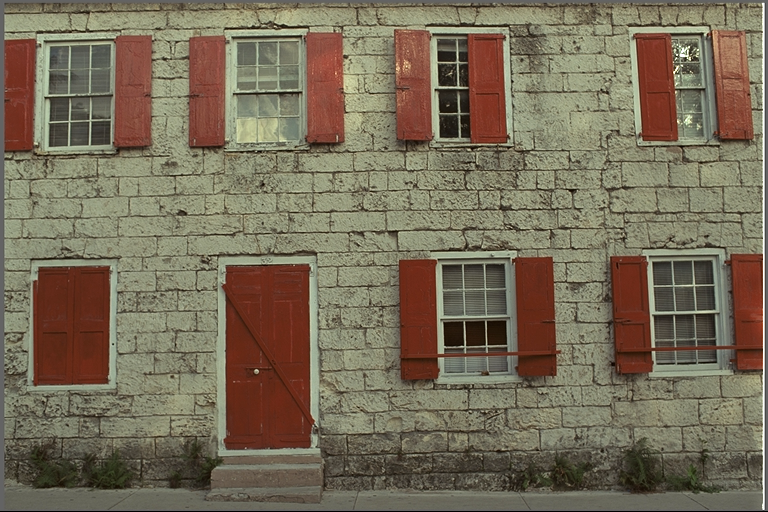
#> input picture images/01.png, 768 x 512 px; its folder holds only this picture in this run
$ python main.py
#> lines starting #> are read from the running program, lines starting #| are printed output that depends on the picture
### filters/gaussian_blur.py
import cv2

def apply_gaussian_blur(image, sigma_s):
    # Kích thước kernel tính dựa trên sigma_s
    k_size = int(sigma_s * 3) | 1 # Đảm bảo là số lẻ
    return cv2.GaussianBlur(image, (k_size, k_size), sigma_s)

### filters/standard_bilateral.py
import cv2


def apply_standard_bilateral(image, sigma_s, sigma_r):
    """
    Áp dụng bộ lọc Bilateral tiêu chuẩn làm Ground Truth để tính toán PSNR.
    - image: Ảnh đầu vào (uint8, BGR hoặc RGB)
    - sigma_s: Độ lệch chuẩn không gian (Spatial sigma)
    - sigma_r: Độ lệch chuẩn dải màu (Range sigma, dải từ 0.0 đến 1.0)
    """
    sigma_color_uint8 = float(sigma_r * 255.0)
    d = -1
    return cv2.bilateralFilter(
        src=image,
        d=d,
        sigmaColor=sigma_color_uint8,
        sigmaSpace=float(sigma_s)
    )

### filters/constant_time_bilateral.py
"""
Constant Time Bilateral Filtering for Color Images
Triển khai chuẩn theo bài báo:
  Tu et al., "Constant Time Bilateral Filtering for Color Images", ICIP 2016

Ba giai đoạn theo Mục 3:
  Stage 1 — Adaptive Poisson Disk Sampling (Mục 3.2)
  Stage 2 — O(1) Spatial Filtering (Mục 3.3)
  Stage 3 — Interpolation theo Eq. 9 (Mục 3.4)
"""

import numpy as np
import cv2
from scipy.spatial import KDTree


class ConstantTimeBilateral:
    """
    Tham số
    -------
    n_samples : int
        Số màu mẫu (bài báo: 20 mẫu là đủ cho chất lượng tốt, Mục 4.1)
    filter_radius : int
        Bán kính lọc không gian r — kích thước cửa sổ = 2*r+1 (Mục 3.3)
    sigma_r : float
        Tham số range kernel (chuẩn hóa về [0,1]), Eq. 2
    spatial_filter : str
        'box' hoặc 'gaussian' — bài báo hỗ trợ cả hai (Mục 3.3)
    """

    def __init__(
        self,
        n_samples: int = 20,
        filter_radius: int = 15,
        sigma_r: float = 0.1,
        spatial_filter: str = "box",
    ):
        self.n_samples = n_samples
        self.filter_radius = filter_radius
        self.sigma_r = sigma_r
        self.spatial_filter = spatial_filter

    # ------------------------------------------------------------------
    # Stage 1: Adaptive Poisson Disk Sampling (Mục 3.2)
    # ------------------------------------------------------------------
    def _poisson_disk_sampling(self, img_f: np.ndarray) -> np.ndarray:
        """
        Lấy mẫu màu thích ứng từ phân phối màu thực của ảnh.

        Thuật toán đúng theo bài báo:
        - Lấy TOÀN BỘ màu ảnh làm pool (không lấy thưa).
        - Thử nhiều ứng viên ngẫu nhiên từ pool trước khi giảm r_s.
        - Chỉ giảm r_s khi đã thử MAX_ATTEMPTS lần mà không tìm được
          ứng viên hợp lệ nào (pool bão hòa tại r_s hiện tại).
        - Số mẫu không bị giới hạn bởi N^3 như [7] (ưu điểm bài báo).
        """
        # Lấy toàn bộ màu duy nhất của ảnh làm pool
        pixels = img_f.reshape(-1, 3)
        unique_colors = np.unique(pixels, axis=0)  # (M, 3)

        samples = []
        rs = 0.5          # Bán kính đĩa Poisson khởi đầu
        MAX_ATTEMPTS = 30  # Số lần thử tối đa trước khi giảm r_s

        while len(samples) < self.n_samples and rs > 1e-4:
            accepted = False
            for _ in range(MAX_ATTEMPTS):
                idx = np.random.randint(len(unique_colors))
                candidate = unique_colors[idx]

                # Chấp nhận nếu cách mọi mẫu đã có > 2*r_s (Mục 3.2)
                if len(samples) == 0:
                    samples.append(candidate)
                    accepted = True
                    break
                dists = np.linalg.norm(
                    np.array(samples, dtype=np.float32) - candidate, axis=1
                )
                if np.all(dists > 2 * rs):
                    samples.append(candidate)
                    accepted = True
                    break

            # Chỉ giảm r_s khi pool đã bão hòa (không tìm được mẫu mới)
            if not accepted:
                rs *= 0.9

        # Fallback an toàn: nếu ảnh có quá ít màu duy nhất
        # → lặp lại các màu có sẵn để đủ n_samples
        if len(samples) < self.n_samples:
            rng = np.random.default_rng(0)
            extra_idx = rng.choice(
                len(unique_colors),
                size=self.n_samples - len(samples),
                replace=True,
            )
            for i in extra_idx:
                samples.append(unique_colors[i])

        return np.array(samples[: self.n_samples], dtype=np.float32)  # (n_samples, 3)

    # ------------------------------------------------------------------
    # Stage 2: O(1) Spatial Filtering (Mục 3.3, Eq. 3 & 4)
    # ------------------------------------------------------------------
    def _spatial_filter(self, src: np.ndarray) -> np.ndarray:
        """
        Lọc không gian O(1).

        Bài báo hỗ trợ hai loại (Mục 3.3):
          - Box filter   : O(1) qua integral image
          - Gaussian IIR : O(1) qua IIR recursive filter

        Kernel size đúng: (2*r+1) × (2*r+1) với r = filter_radius.
        KHÔNG dùng sigma_s làm kích thước kernel.
        """
        ksize = 2 * self.filter_radius + 1

        if self.spatial_filter == "box":
            # cv2.boxFilter với normalize=True ≡ box filter chuẩn
            return cv2.boxFilter(
                src, ddepth=-1, ksize=(ksize, ksize),
                borderType=cv2.BORDER_REFLECT,
            )
        else:
            # Gaussian IIR — sigma_s là độ lệch chuẩn không gian
            sigma_s = self.filter_radius / 3.0  # quy ước: r ≈ 3*sigma
            return cv2.GaussianBlur(
                src, ksize=(0, 0), sigmaX=sigma_s,
                borderType=cv2.BORDER_REFLECT,
            )

    def _compute_filter_stacks(
        self, img_f: np.ndarray, sampled_colors: np.ndarray
    ):
        """
        Tính J_k và W_k cho mọi màu mẫu k (Eq. 3 & 4).

          J_k(p) = Σ_q  g_s(p,q) · g_r(k, I(q)) · I(q)   [Eq. 3]
          W_k(p) = Σ_q  g_s(p,q) · g_r(k, I(q))            [Eq. 4]

        Với g_r(k, I(q)) = exp( -||k - I(q)||² / 2σ_r² )   [Eq. 2]

        Vectorized hoàn toàn trên trục mẫu để tránh Python loop
        khi tính range kernel; chỉ loop khi gọi spatial filter
        (không thể vector hóa cv2 trên batch).
        """
        h, w, c = img_f.shape
        n_k = len(sampled_colors)

        # Range kernel: (h, w, n_k)
        # ||I(q) - k||² với k là từng màu mẫu
        diff = img_f[:, :, None, :] - sampled_colors[None, None, :, :]  # (h,w,n_k,3)
        dist_sq = np.sum(diff ** 2, axis=3)                              # (h,w,n_k)
        gr_stack = np.exp(-dist_sq / (2.0 * self.sigma_r ** 2))          # (h,w,n_k)

        j_stack = np.empty((h, w, n_k, c), dtype=np.float32)
        w_stack = np.empty((h, w, n_k),    dtype=np.float32)

        for idx in range(n_k):
            gr = gr_stack[:, :, idx].astype(np.float32)          # (h,w)
            # J_k = g_s * (g_r · I)  — lọc không gian trên ảnh đã nhân g_r
            j_stack[:, :, idx, :] = self._spatial_filter(
                (img_f * gr[:, :, None]).astype(np.float32)
            )
            # W_k = g_s * g_r        — lọc không gian trên g_r đơn thuần
            w_stack[:, :, idx] = self._spatial_filter(gr)

        return j_stack, w_stack  # (h,w,n_k,c), (h,w,n_k)

    # ------------------------------------------------------------------
    # Stage 3: Interpolation — Eq. 9 (Mục 3.4)
    # ------------------------------------------------------------------
    def _interpolate(
        self,
        img_f: np.ndarray,
        sampled_colors: np.ndarray,
        j_stack: np.ndarray,
        w_stack: np.ndarray,
    ) -> np.ndarray:
        """
        Nội suy kết quả lọc theo Eq. 9:

          I_F(p) = Σ_i  ω_i · [J_{k_i}(p) / W_{k_i}(p)]
                   ─────────────────────────────────────────
                              Σ_i  ω_i

        trong đó:
          - k_1..k_4  : 4 màu mẫu gần nhất với I(p) trong không gian màu
          - d_i       : khoảng cách Euclidean từ I(p) đến k_i
          - d_min     : min(d_1, d_2, d_3, d_4)
          - ω_i       = exp( −d_i / (2 · d_min) )     ← ĐÚNG theo bài báo

        Ghi chú quan trọng về ω_i:
          Bài báo viết: ω_i = exp(−d_i / 2·d_min)
          → dùng d (khoảng cách thực), KHÔNG dùng d² hay d_min².
        """
        h, w, c = img_f.shape

        # Tìm 4 màu mẫu gần nhất qua KDTree (khoảng cách Euclidean, p=2)
        tree = KDTree(sampled_colors)
        dists, indices = tree.query(img_f.reshape(-1, 3), k=4, p=2)
        # dists, indices: (h*w, 4)

        dists   = dists.reshape(h, w, 4).astype(np.float32)    # (h,w,4)
        indices = indices.reshape(h, w, 4)                      # (h,w,4)

        # Trọng số ω_i theo đúng bài báo: exp(−d_i / 2·d_min)
        d_min = dists[:, :, 0:1] + 1e-8                         # (h,w,1)
        omega = np.exp(-dists / (2.0 * d_min))                  # (h,w,4)

        # Advanced indexing: lấy J_{k_i} và W_{k_i} cho mọi pixel cùng lúc
        gi = np.arange(h)[:, None, None]   # (h,1,1)
        gj = np.arange(w)[None, :, None]   # (1,w,1)

        j_sel = j_stack[gi, gj, indices]   # (h,w,4,c)
        w_sel = w_stack[gi, gj, indices]   # (h,w,4)

        # Tính J_k / W_k cho từng trong 4 thành phần — Eq. 9
        # w_sel thêm chiều cuối để broadcast với j_sel
        component = j_sel / (w_sel[:, :, :, None] + 1e-8)      # (h,w,4,c)

        # Tổng có trọng số: Σ ω_i · (J_ki / W_ki)
        numerator   = np.sum(component * omega[:, :, :, None], axis=2)  # (h,w,c)
        denominator = np.sum(omega, axis=2, keepdims=True)               # (h,w,1)

        return numerator / (denominator + 1e-8)                          # (h,w,c)

    # ------------------------------------------------------------------
    # Hàm chính
    # ------------------------------------------------------------------
    def apply(self, image: np.ndarray) -> np.ndarray:
        """
        Áp dụng O(1) bilateral filter lên ảnh màu BGR (uint8).

        Trả về ảnh đã lọc, cùng dtype và shape với input.
        """
        img_f = image.astype(np.float32) / 255.0  # chuẩn hóa về [0,1]

        # Stage 1
        sampled_colors = self._poisson_disk_sampling(img_f)

        # Stage 2
        j_stack, w_stack = self._compute_filter_stacks(img_f, sampled_colors)

        # Stage 3
        result_f = self._interpolate(img_f, sampled_colors, j_stack, w_stack)

        return (np.clip(result_f, 0.0, 1.0) * 255).astype(np.uint8)

### main.py
import cv2
import numpy as np
import time
import os
import csv
from datetime import datetime
from skimage.metrics import peak_signal_noise_ratio as psnr
from skimage.metrics import structural_similarity as ssim
from filters.constant_time_bilateral import ConstantTimeBilateral
from filters.standard_bilateral import apply_standard_bilateral
from filters.gaussian_blur import apply_gaussian_blur


def main():
    input_dir = 'images'
    output_dir = 'results'
    os.makedirs(output_dir, exist_ok=True)

    # Cấu hình tham số bộ lọc
    S_S = 35
    S_R = 0.08

    img_files = [f for f in os.listdir(input_dir) if f.lower().endswith(('.png', '.jpg', '.jpeg'))]
    ct_bilateral = ConstantTimeBilateral(n_samples=20, filter_radius=S_S, sigma_r=S_R)

    # --- CẤU HÌNH FILE CSV BỔ SUNG CÁC CỘT ĐỘ CHÍNH XÁC ---
    csv_file_path = os.path.join(output_dir, 'csv/complete_benchmark.csv')
    csv_headers = [
        "Timestamp", "Image_Name", "Sigma_S", "Sigma_R",
        "Gaussian_Time (s)", "Standard_Time (s)", "O1_Paper_Time (s)",
        "O1_vs_Standard_PSNR (dB)", "O1_vs_Standard_SSIM"
    ]

    # Tạo thư mục csv nếu chưa tồn tại
    os.makedirs(os.path.dirname(csv_file_path), exist_ok=True)
    with open(csv_file_path, mode='w', newline='', encoding='utf-8') as f:
        writer = csv.writer(f)
        writer.writerow(csv_headers)
    # -----------------------------------------------------

    # Header cho Console
    print("\n" + "=" * 120)
    print(
        f"{'IMAGE NAME':<20} | {'GAUSSIAN':<12} | {'STANDARD':<12} | {'O(1) PAPER':<12} | {'PSNR (O1)':<12} | {'SSIM (O1)':<12}")
    print("-" * 120)

    for f_name in img_files:
        img = cv2.imread(os.path.join(input_dir, f_name))
#> img is the input picture: shape (512, 768, 3); mean B, G, R 88.4, 108.7, 119.8
        if img is None:
            continue
        img_rgb = cv2.cvtColor(img, cv2.COLOR_BGR2RGB)

        # 1. Thực thi thuật toán Gaussian Blur và đo thời gian
        t1 = time.time()
        res_gaussian = apply_gaussian_blur(img, S_S)
#> in apply_gaussian_blur, `return cv2.GaussianBlur(image, (k_size, k_size), sigma_s)`:
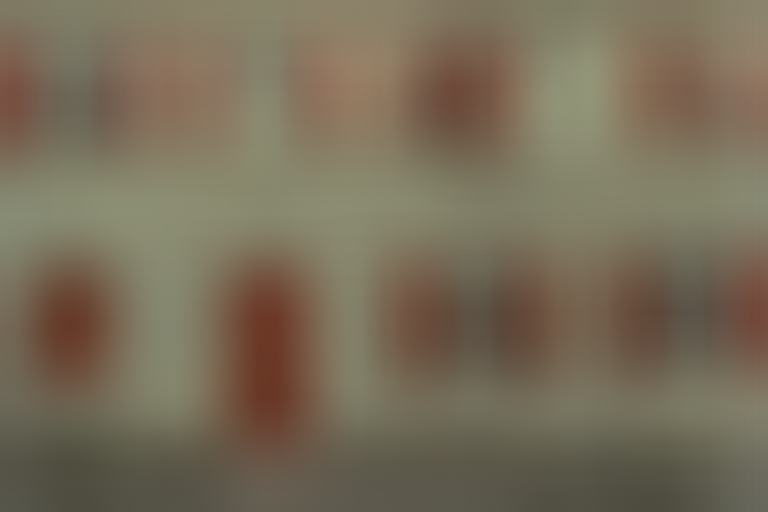
#> returned value: shape (512, 768, 3); mean of channels 0, 1, 2 88.4, 108.9, 119.9; drawn as B, G, R
        dt_g = time.time() - t1

        # 2. Thực thi thuật toán Standard Bilateral Filter và đo thời gian (Làm Ground Truth)
        t2 = time.time()
        res_standard = apply_standard_bilateral(img, S_S, S_R)
        dt_s = time.time() - t2

        # 3. Thực thi thuật toán Constant Time O(1) Bilateral Filter và đo thời gian
        t3 = time.time()
        res_o1_rgb = ct_bilateral.apply(img_rgb)
#> after the loop in _poisson_disk_sampling, `while len(samples) < self.n_samples and rs > 1e-4:`: rs = 0.0492; samples = 20 items, first 6: [0.271, 0.235, 0.216], [0.855, 0.886, 0.757], [0.58, 0.537, 0.424], [0.565, 0.235, 0.157], [0.0863, 0.0431, 0.00784], [0.384, 0.118, 0.051]
#> in apply, `sampled_colors = self._poisson_disk_sampling(img_f)`: sampled_colors = 20 rows, first 8: [0.271, 0.235, 0.216], [0.855, 0.886, 0.757], [0.58, 0.537, 0.424], [0.565, 0.235, 0.157], [0.0863, 0.0431, 0.00784], [0.384, 0.118, 0.051], [0.733, 0.757, 0.612], [0.388, 0.427, 0.325]
#> in _compute_filter_stacks, `n_k = len(sampled_colors)`: n_k = 20
#> after the loop in _compute_filter_stacks, `for idx in range(n_k):`:
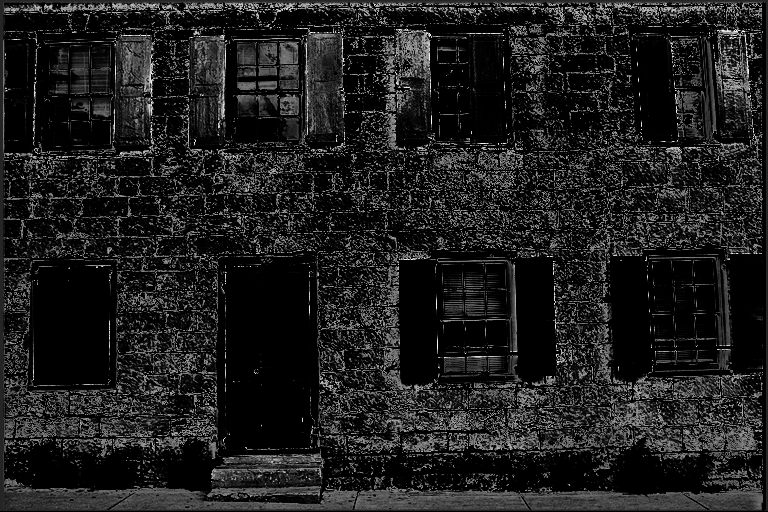
#> gr: shape (512, 768) float32; min 1.33e-34, max 1, mean 0.12
#> in _interpolate, `w_sel = w_stack[gi, gj, indices]`:
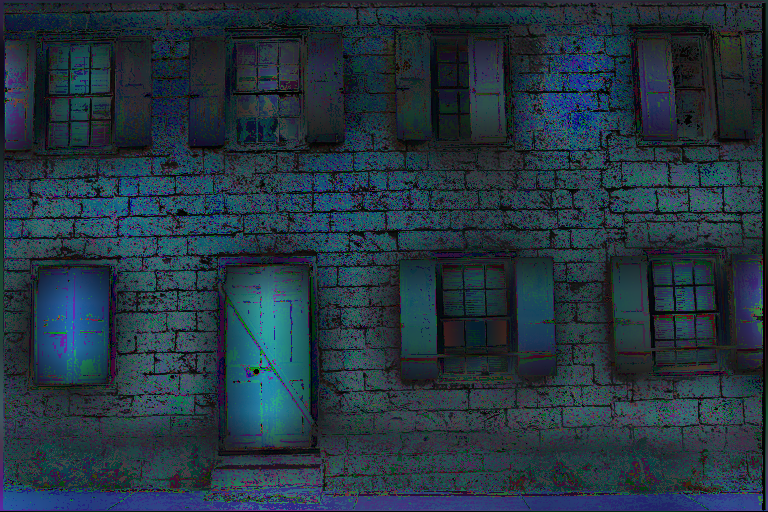
#> w_sel: shape (512, 768, 4) float32; mean of channels 0, 1, 2, 3 0.256, 0.211, 0.143, 0.129; drawn as B, G, R
#> in _interpolate, `denominator = np.sum(omega, axis=2, keepdims=True)`:
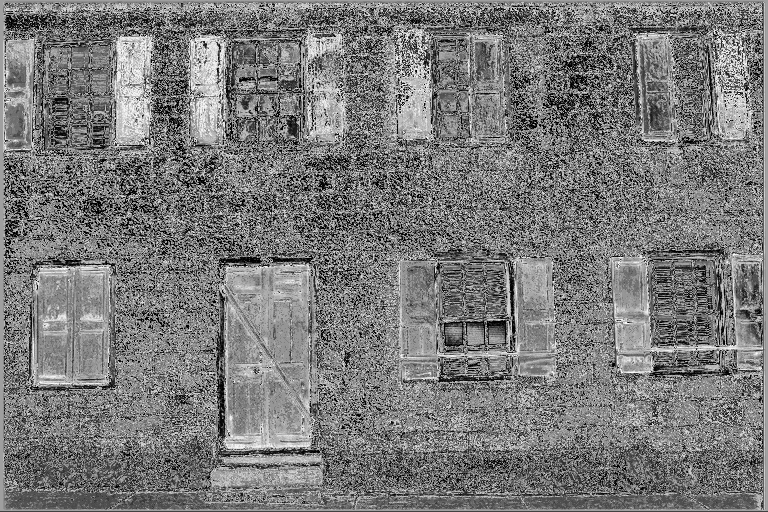
#> denominator: shape (512, 768, 1) float32; min 0.607, max 2.41, mean 1.47; drawn with min black and max white
#> in _interpolate, `return numerator / (denominator + 1e-8)`:
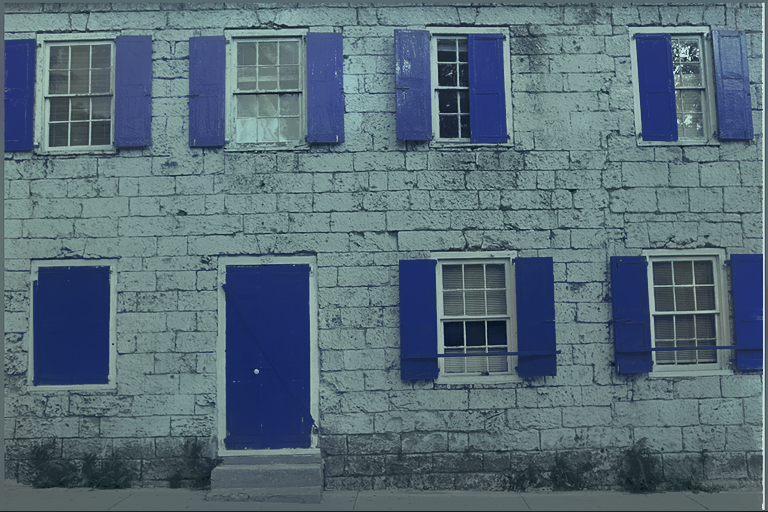
#> returned value: shape (512, 768, 3) float32; mean of channels 0, 1, 2 0.471, 0.426, 0.346; drawn as B, G, R
        res_o1 = cv2.cvtColor(res_o1_rgb, cv2.COLOR_RGB2BGR)
        dt_o1 = time.time() - t3

        # 4. Tính toán độ chính xác đồ họa (PSNR & SSIM) trực tiếp trên ma trận gốc chưa nén/resize
        val_psnr = psnr(res_standard, res_o1)
#> val_psnr = 34.76
        val_ssim = ssim(res_standard, res_o1, channel_axis=2)
#> val_ssim = 0.979

        # In kết quả ra console theo format mở rộng
        print(
            f"{f_name[:20]:<20} | {dt_g:<11.4f}s | {dt_s:<11.4f}s | {dt_o1:<11.4f}s | {val_psnr:<10.2f}dB | {val_ssim:<10.4f}")
#| 01.png               | 0.1225     s | 10.1915    s | 2.9173     s | 34.76     dB | 0.9785

        # --- GHI ĐẦY ĐỦ THỜI GIAN CHẠY VÀ ĐỘ ĐO CHÍNH XÁC VÀO CSV ---
        current_time = datetime.now().strftime("%Y-%m-%d %H:%M:%S")
        with open(csv_file_path, mode='a', newline='', encoding='utf-8') as csv_f:
            writer = csv.writer(csv_f)
            writer.writerow([
                current_time, f_name, S_S, S_R,
                f"{dt_g:.6f}", f"{dt_s:.6f}", f"{dt_o1:.6f}",
                f"{val_psnr:.4f}", f"{val_ssim:.4f}"
            ])
        # ------------------------------------------------------------

        # --- TẠO ẢNH SO SÁNH CÓ HEADER TÁCH BIỆT (GIỮ NGUYÊN HOÀN TOÀN NHƯ CŨ) ---
        h, w = img.shape[:2]
        display_w = 400
        display_h = int(h * (display_w / w))

        def resize_img(im):
            return cv2.resize(im, (display_w, display_h))

        # Ghép 4 ảnh ngang
        content_row = cv2.hconcat([
            resize_img(img),
            resize_img(res_gaussian),
            resize_img(res_standard),
            resize_img(res_o1)
        ])
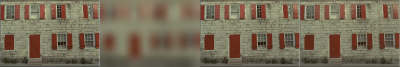
#> content_row: shape (266, 1600, 3) (shown at 1/4 size); mean B, G, R 88.1, 108.5, 119.7

        # Tạo một dải băng đen phía trên
        header_h = 80
        header = np.zeros((header_h, content_row.shape[1], 3), dtype=np.uint8)

        names = [
            "Original",
            "Gaussian Blur",
            "Standard Bilateral",
            "O(1) Paper"
        ]

        times = [
            "",
            f"{dt_g:.4f}s",
            f"{dt_s:.4f}s",
            f"{dt_o1:.4f}s"
        ]

        for i in range(4):
            x_pos = i * display_w + 10

            # Tên thuật toán
            cv2.putText(
                header,
                names[i],
                (x_pos, 28),
                cv2.FONT_HERSHEY_DUPLEX,
                0.65,
                (255, 255, 255),
                1,
                cv2.LINE_AA
            )

            # Thời gian chạy
            if times[i]:
                cv2.putText(
                    header,
                    times[i],
                    (x_pos, 60),
                    cv2.FONT_HERSHEY_DUPLEX,
                    0.65,
                    (0, 255, 255),
                    1,
                    cv2.LINE_AA
                )

        # Ghép header vào nội dung
        final_comparison = cv2.vconcat([header, content_row])
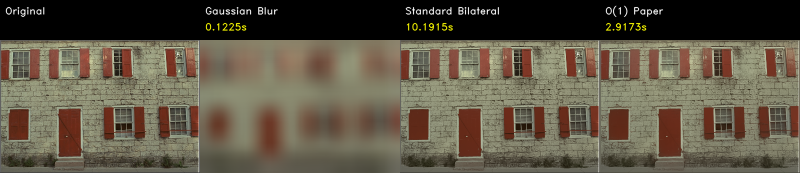
#> final_comparison: shape (346, 1600, 3) (shown at 1/2 size); mean of channels 0, 1, 2 68.8, 85, 93.6; drawn as B, G, R

        # Lưu kết quả
        save_path = os.path.join(output_dir, f"compare_{f_name}")
        cv2.imwrite(save_path, final_comparison)

    print("=" * 120)
    print(f"\n[XONG] Tất cả kết quả thực thi và sai số đã được ghi nhận tại: {csv_file_path}")


if __name__ == "__main__":
    main()
